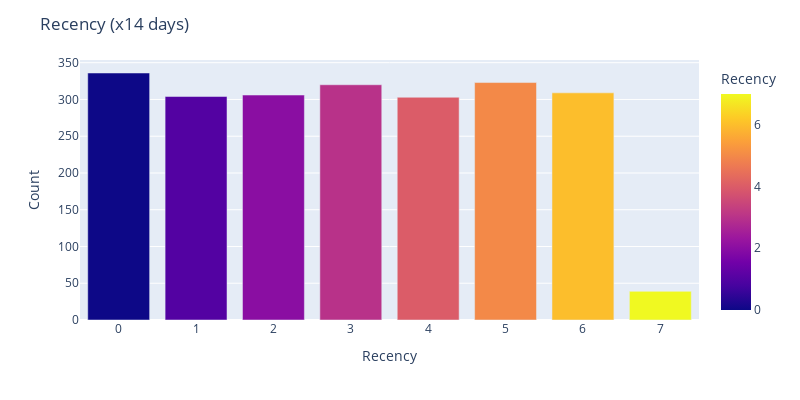

Notebook code for this chart:
### Code cell
fig = plx.bar(df_Recency,
            x='Recency',
            y='Count',
            color='Recency')
fig.update_layout(width=800, height=400, title='Recency (x14 days) ')
fig.show()

### Figure 1 — Plotly figure (JSON) as saved in the notebook; plotly's stock layout.template omitted (floating-point values rounded to 4 significant figures)
{"data": [{"alignmentgroup": "True", "hovertemplate": "Recency=%{marker.color}<br>Count=%{y}<extra></extra>", "legendgroup": "", "marker": {"color": [0, 5, 3, 6, 2, 1, 4, 7], "coloraxis": "coloraxis", "pattern": {"shape": ""}}, "name": "", "offsetgroup": "", "orientation": "v", "showlegend": false, "textposition": "auto", "type": "bar", "x": [0, 5, 3, 6, 2, 1, 4, 7], "xaxis": "x", "y": [336, 323, 320, 309, 306, 304, 303, 39], "yaxis": "y"}], "layout": {"barmode": "relative", "coloraxis": {"colorbar": {"title": {"text": "Recency"}}, "colorscale": [[0, "#0d0887"], [0.1111, "#46039f"], [0.2222, "#7201a8"], [0.3333, "#9c179e"], [0.4444, "#bd3786"], [0.5556, "#d8576b"], [0.6667, "#ed7953"], [0.7778, "#fb9f3a"], [0.8889, "#fdca26"], [1, "#f0f921"]]}, "height": 400, "legend": {"tracegroupgap": 0}, "margin": {"t": 60}, "title": {"text": "Recency (x14 days) "}, "width": 800, "xaxis": {"anchor": "y", "domain": [0, 1], "title": {"text": "Recency"}}, "yaxis": {"anchor": "x", "domain": [0, 1], "title": {"text": "Count"}}}}
